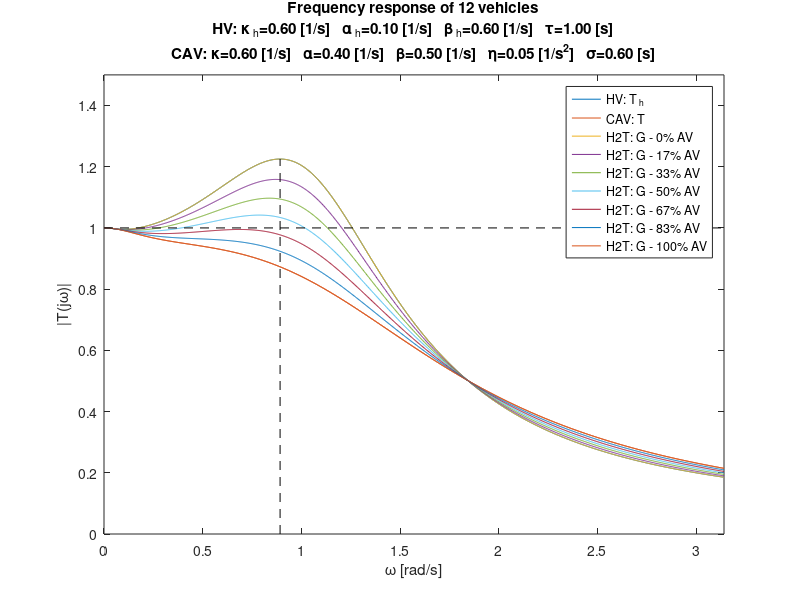
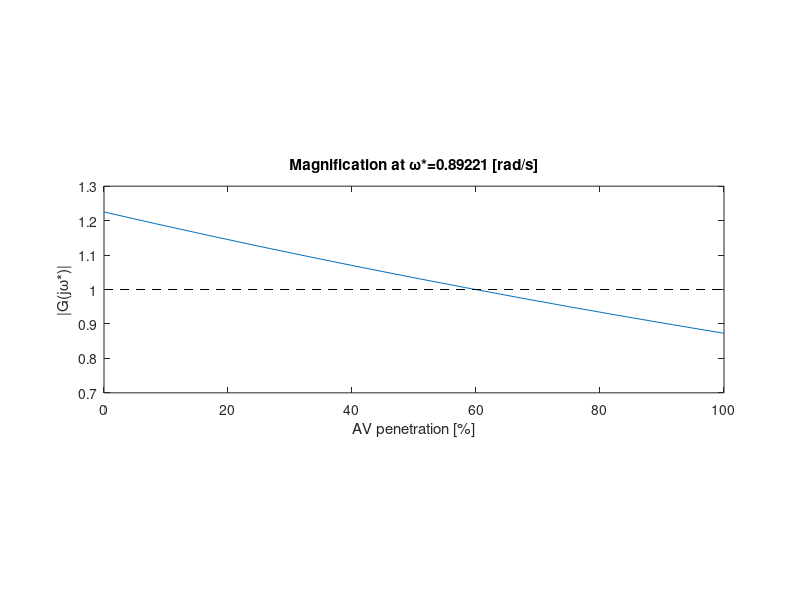

MATLAB code to generate these figures, in order:
%% Create frequency response plots for ACC with time delay
clear; %close all; clc;

%% Calculate frequency response
% number of vehicles
N=12;               % total
% penetration of automation
p=(0:N).'/N;        % AV
% plotting frequency response only for selected penetrations 
psel=(0:2:N).'/N;

% type of vehicle
vehtype='car';
% vehtype='truck';

% vehicle parameters
if strcmp(vehtype,'car')	% personal vehicle
    k=0.45;     % air drag
    m=1500;     % mass
else	% truck
    k=3.85;     % air drag
    m=29500;	% mass
end

% leader speed
vstar=20;
% linear coefficient
d=2*k/m*vstar;

% parameters
% HV
kappah=0.6;
alphah=0.1;
betah=0.6;
tau=1.0;    % 0.9, 1.0
% CAV
kappa=0.6;
sigma=0.6;
alpha=0.4;
beta=0.5;
eta=0.05;

% range of frequencies
ommin=0;
ommax=pi;
dom=(ommax-ommin)/1000;
om=ommin:dom:ommax;

% range of magnitude on frequency response plot
Mmin=0;
Mmax=1.5;
Mmaxmin=0.7;
Mmaxmax=1.3;

% link transfer function
% HV
Th=(1i*betah*om+alphah*kappah)./...
  (-om.^2.*exp(1i*om*tau)+1i*(alphah+betah).*om+alphah*kappah);
% CAV
T=(-beta*om.^2+1i*alpha*kappa*om+eta*kappa)./...
  ((-1i*om.^3-d*om.^2).*exp(1i*om*sigma)-(alpha+beta)*om.^2+1i*(alpha*kappa+eta)*om+eta*kappa);

% normalized head-to-tail transfer function
G=T.^p.*Th.^(1-p);

% get corresponding frequency response
Mh=abs(Th);
M=abs(T);
MG=abs(G);

% maximum of frequency response
% MGmax=max(MG,[],2);
[~,idx]=max(Mh,[],2);
MGmax=MG(:,idx);

%% Plot frequency response
figure(1); clf; hold on; box on;
plot(om,Mh,om,M,om,MG(ismember(p,psel),:));
plot([ommin,ommax],[1,1],'k--');
plot([om(idx),om(idx)],[0,Mh(idx)],'k--');
xlabel('\omega [rad/s]');
ylabel('|T(j\omega)|');
axis([ommin,ommax,Mmin,Mmax]);
title(['Frequency response of ',num2str(N),' vehicles',10,...
       'HV: \kappa_{\rm h}=',num2str(kappah,'%3.2f'),' [1/s]   ',...
       '\alpha_{\rm h}=',num2str(alphah,'%3.2f'),' [1/s]   ',...
       '\beta_{\rm h}=',num2str(betah,'%3.2f'),' [1/s]   ',...
       '\tau=',num2str(tau,'%3.2f'),' [s]',10,...
       'CAV: \kappa=',num2str(kappa,'%3.2f'),' [1/s]   ',...
       '\alpha=',num2str(alpha,'%3.2f'),' [1/s]   ',...
       '\beta=',num2str(beta,'%3.2f'),' [1/s]   ',...
       '\eta=',num2str(eta,'%3.2f'),' [1/s^2]   ',...
       '\sigma=',num2str(sigma,'%3.2f'),' [s]']);
legend(horzcat({'HV: T_{\rm h}','CAV: T'},...
    cellstr(num2str(psel*100', 'H2T: G - %.0f%% AV')).'));

% plot maximum of frequency response vs AV penetration
figure(2); clf; hold on; box on;
plot(p*100,MGmax);
plot([0,100],[1,1],'k--');
xlabel('AV penetration [%]');
ylabel('|G(j\omega*)|');
axis([0,100,Mmaxmin,Mmaxmax]);
pbaspect([1,1/3,1]);
title(['Magnification at \omega*=',num2str(om(idx)),' [rad/s]']);